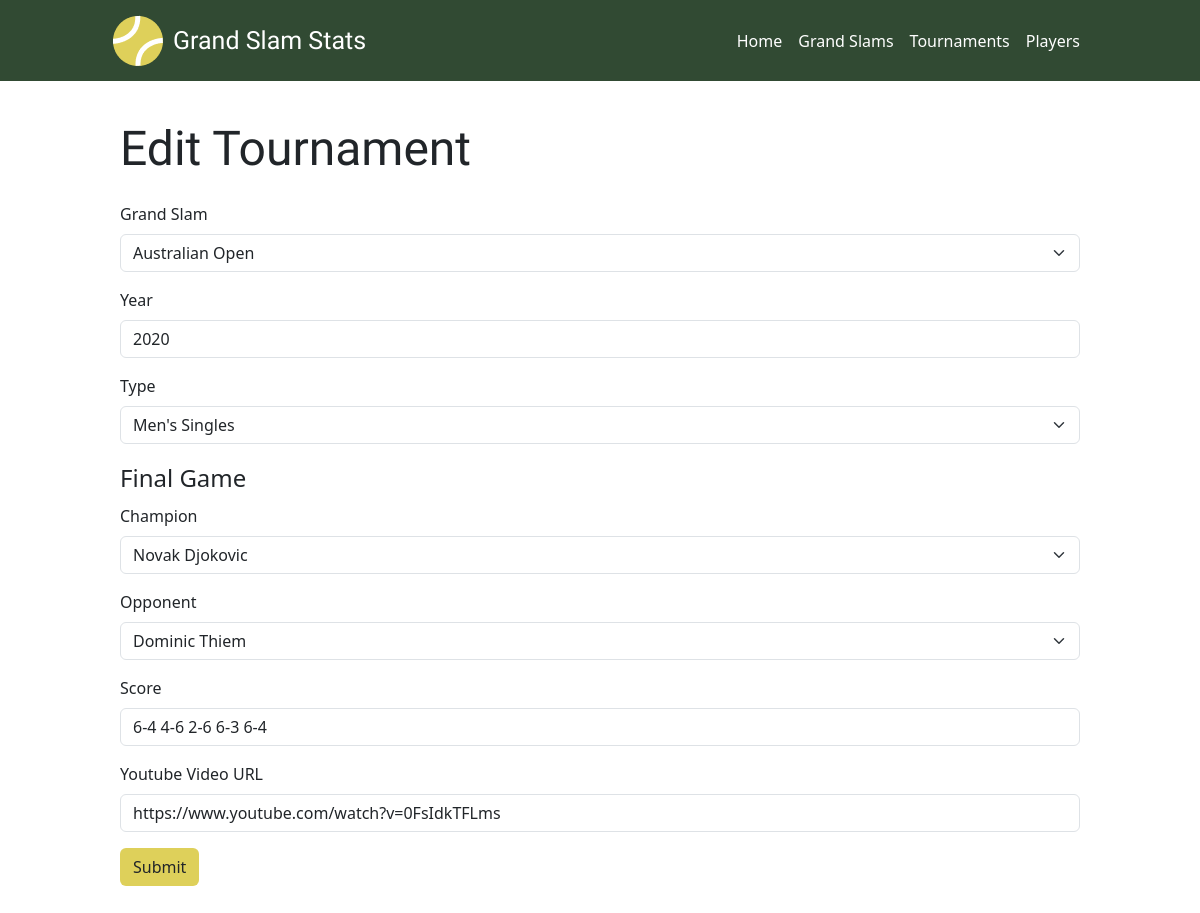
Screenshot of /editTournament.php?id=1 with the database file from the repository.
### tables this page shows
CREATE TABLE `tournaments` (
  `tournamentId` int(11) NOT NULL,
  `grandSlamId` int(11) DEFAULT NULL,
  `tournamentYear` year(4) DEFAULT NULL,
  `typeId` int(11) DEFAULT NULL
);

CREATE TABLE `grandSlams` (
  `grandSlamId` int(11) NOT NULL,
  `grandSlam` varchar(100) NOT NULL,
  `location` varchar(500) NOT NULL,
  `venue` varchar(500) NOT NULL,
  `surface` varchar(200) NOT NULL,
  `description` text NOT NULL,
  `imageURL` varchar(1000) NOT NULL,
  `imageTitle` varchar(1000) DEFAULT NULL,
  `imageAlt` varchar(500) DEFAULT NULL,
  `attributionLink` varchar(1000) DEFAULT NULL
);

CREATE TABLE `types` (
  `typeId` int(11) NOT NULL,
  `type` varchar(100) NOT NULL
);

CREATE TABLE `finals` (
  `finalId` int(11) NOT NULL,
  `tournamentId` int(11) DEFAULT NULL,
  `champion` int(11) DEFAULT NULL,
  `opponent` int(11) DEFAULT NULL,
  `score` varchar(100) DEFAULT NULL,
  `youtubeURL` varchar(1000) DEFAULT NULL
);

### editTournament.php (the view, shortened to what this page needs)
<?php
    include('includes/connect.php');
    $id = $_GET['id'];
    $queryTournaments = "SELECT tournaments.*, grandSlams.grandSlam, types.type
                        FROM tournaments
                        JOIN grandSlams ON tournaments.grandSlamId = grandSlams.grandSlamId
                        JOIN types ON types.typeId = tournaments.typeId
                        WHERE tournamentId = '$id'";
    $tournament = mysqli_query($connect, $queryTournaments);
    $tournamentResult = $tournament -> fetch_assoc();
    $queryFinals = "SELECT finals.*, CONCAT(champion.firstName, ' ', champion.lastName) AS championName, CONCAT(opponent.firstName, ' ', opponent.lastName) AS opponentName
                    FROM finals
                    JOIN players AS champion ON champion.playerId = finals.champion
                    JOIN players AS opponent ON opponent.playerId = finals.opponent
                    WHERE tournamentId = '$id'";
    $final = mysqli_query($connect, $queryFinals);
    $finalResult = $final -> fetch_assoc();
?>
<!DOCTYPE html>
<html lang="en">
  <head>
    <link rel="stylesheet" href="css/styles.css">
    <link rel="stylesheet" href="https://cdn.jsdelivr.net/npm/bootstrap@5.3.2/dist/css/bootstrap.min.css">
  </head>
  <body>
  <?php include('reusables/nav.php') ?>
    <div class="formContainer">
        <div class="row">
            <div class="col">
            <h1 class="display-5 mt-4 mb-4">Edit Tournament</h1>
            <form action="includes/updateTournament.php" method="POST">
                <div class="mb-3">
                    <label for="grandSlamId" class="form-label">Grand Slam</label>
                    <select class="form-select" id="grandSlamId" name="grandSlamId" aria-describedby="grandSlamId">
                        <option value="<?php echo $tournamentResult['grandSlamId'] ?>" selected><?php echo $tournamentResult['grandSlam'];?></option>
                    </select>
                </div>
                <div class="mb-3">
                    <label for="tournamentYear" class="form-label">Year</label>
                    <input type="text" class="form-control" id="tournamentYear" name="tournamentYear" aria-describedby="tournamentYear" value="<?php echo $tournamentResult['tournamentYear'];?>">
                </div>
                <div class="mb-3">
                    <label for="typeId" class="form-label">Type</label>
                    <select class="form-select" id="typeId" name="typeId" aria-describedby="typeId">
                        <option value="<?php echo $tournamentResult['typeId'] ?>" selected><?php echo $tournamentResult['type'];?></option>
                    </select>
                </div>
                <fieldset>
                    <legend>Final Game</legend>
                    <div class="mb-3">
                        <label for="champion" class="form-label">Champion</label>
                        <select class="form-select" id="champion" name="champion" aria-describedby="champion">
                            <option value="<?php echo $finalResult['champion'] ?>" selected><?php echo $finalResult['championName'];?></option>
                        </select>
                    </div>
                    <div class="mb-3">
                        <label for="opponent" class="form-label">Opponent</label>
                        <select class="form-select" id="opponent" name="opponent" aria-describedby="opponent">
                            <option value="<?php echo $finalResult['opponent'] ?>" selected><?php echo $finalResult['opponentName'];?></option>
                        </select>
                    </div>
                    <div class="mb-3">
                        <label for="score" class="form-label">Score</label>
                        <input type="text" class="form-control" id="score" name="score" aria-describedby="score" value="<?php echo $finalResult['score'];?>">
                    </div>
                    <div class="mb-3">
                        <label for="youtubeURL" class="form-label">Youtube Video URL</label>
                        <input type="text" class="form-control" id="youtubeURL" name="youtubeURL" aria-describedby="youtubeURL" value="<?php echo $finalResult['youtubeURL'];?>">
                    </div>
                </fieldset>
                <button type="submit" name="editTournament" class="btn formBtn">Submit</button>
            </form>
            </div>
        </div>
    </div>
  </body>
</html>

### css/styles.css (style rules this page uses)
h1, h2 { font-family: "Francois One", sans-serif;; }
.formBtn { background-color: #DED05A !important; }
.formContainer { margin: 0; margin-bottom: 4em; padding: 0 120px; }
.form-label { font-weight: 500; }

### rows the page displays
tournaments: grandSlamId "Australian Open", tournamentYear "2020", typeId "Men's Singles"
finals: score "6-4 4-6 2-6 6-3 6-4", youtubeURL "https://www.youtube.com/watch?v=0FsIdkTFLms"

### other values shown
form field champion "Novak Djokovic"
form field opponent "Dominic Thiem"
